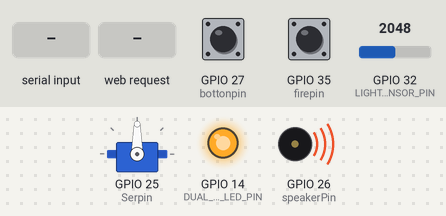
A sketch run on a simulated ESP32. Parts: servo, output pins drawn as LEDs (lit = HIGH), buzzer (waves = sounding, pin HIGH). The inputs (shaded band) are chosen by the test bench; at power-on: GPIO 32 (LIGHT_SENSOR_PIN) = 2048, GPIO 27 (bottonpin) HIGH, GPIO 35 (firepin) HIGH. WiFi joins after 1.5 s; servers stay silent unless stated; no MQTT or app messages arrive unless stated; what the sketch prints to the serial monitor is not drawn.

Above: at 4.2 s.
4.3 s: "00\n" received over the second serial link
At 6.5 s:
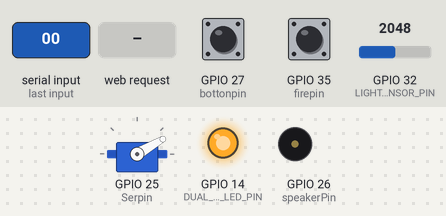
8.7 s: GPIO 32 (LIGHT_SENSOR_PIN) set to 1939
At 10.6 s:
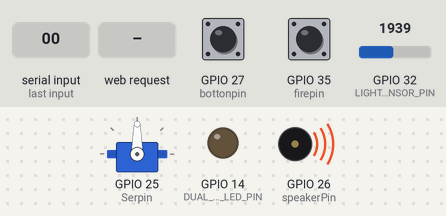
11.7 s: GPIO 27 (bottonpin) pulled LOW for 2.65 s
At 12.6 s:
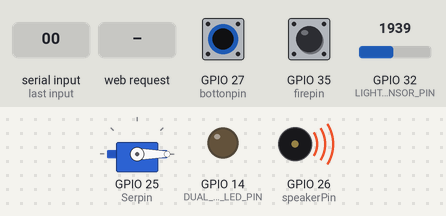
15.8 s: GPIO 35 (firepin) pulled LOW for 2.65 s
At 18.0 s:
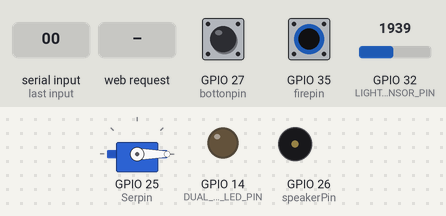
20.1 s: HTTP request GET /servo?action=close received
At 22.3 s:
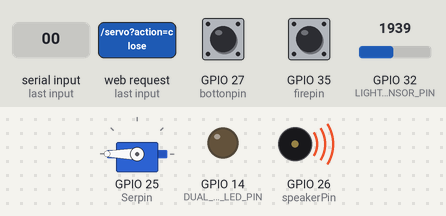
23.1 s: "01\n" received over the second serial link
At 26.4 s:
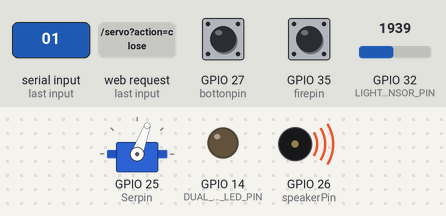
Timing chart, 0 to 28.1 s (numbered marks = the images above; inputs shaded):
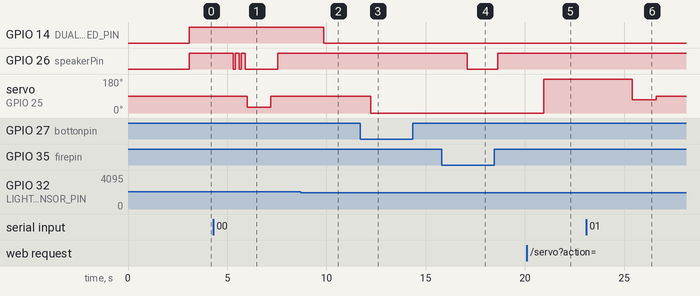

The sketch:

smart_trashbin2.ino
```cpp
#include <Wire.h>
#include <WiFi.h>
#include <ArduinoJson.h>
#include <PubSubClient.h>
#include <ESP32Servo.h>
#include <WebServer.h>   // 添加WebServer库

#define Serpin 25//舵机
#define bottonpin 27//按键
Servo myServo;
int firepin = 35;
int speakerPin = 26;
int val;
int val_botton;
int prev_botton_state = HIGH; // 记录上一次按键状态
int servo_position = 0; // 舵机位置状态：0-初始90度, 1-0度, 2-180度
bool button_pressed = false; // 按键按下标志

/*MQTT连接配置*/
/*-----------------------------------------------------*/
// 定义WiFi连接信息
const char* ssid = "skrp";
const char* password = "skrptskrpt";
const char* mqttServer = "6e69a63a03.st1.iotda-device.cn-north-4.myhuaweicloud.com";
const int  mqttPort = 1883;
//以下3个参数可以由HMACSHA256算法生成，为硬件通过MQTT协议接入华为云IoT平台的鉴权依据
const char* clientId = "67fdc5932902516e867178b0_0000_0_0_2025051107";
const char* mqttUser = "67fdc5932902516e867178b0_0000";
const char* mqttPassword = "1e627ebb0eabf0ff64750536ff59309c81dd56c803f834b8d80791e109cc1b40";
WiFiClient espClient; //ESP32WiFi模型定义
PubSubClient client(espClient);

const char* topic_properties_report = "$oc/devices/67fdc5932902516e867178b0_0000/sys/properties/report";

//接收到命令后上发的响应topic
char* topic_Commands_Response = "$oc/devices/67fdc5932902516e867178b0_0000/sys/properties/report";

#define Iot_link_Body_Format "{\"services\":[{\"service_id\":\"Dev_data\",\"properties\":{%s"

// 定义引脚
const int LIGHT_SENSOR_PIN = 32;  // 光敏电阻
const int DUAL_COLOR_LED_PIN = 14;  // 双色灯

// 定义光线阈值
const int LIGHT_THRESHOLD = 2000;  // 阈值需要根据实际环境调整

// WebServer相关变量
WebServer server(80);  // 创建WebServer对象，端口80
String lightValueStr = "0";  // 存储光线值的字符串
String fireStatusStr = "无火焰";  // 存储火焰状态的字符串
String binStatusStr = "已关闭";   // 存储垃圾桶状态的字符串

// 添加IP地址变量
String ipAddress = "";
unsigned long lastIPDisplayTime = 0;
const unsigned long IP_DISPLAY_INTERVAL = 30000; // 每30秒显示一次IP地址

// 树莓派通信相关变量
#define RX_PIN 16     // 用于接收树莓派数据的接收引脚
#define TX_PIN 17     // 用于向树莓派发送数据的发送引脚
#define RPI_SERIAL Serial2  // 使用ESP32的第二个硬件串口

// 垃圾类型定义
#define WASTE_TYPE_HARMFUL   0  // 有害垃圾 (00,h)
#define WASTE_TYPE_KITCHEN   1  // 厨余垃圾 (01,k)
#define WASTE_TYPE_OTHER     2  // 其它垃圾 (10,o)
#define WASTE_TYPE_RECYCLING 3  // 可回收垃圾 (11,r)

// 定义不同垃圾类型对应的舵机角度
#define SERVO_ANGLE_HARMFUL    30  // 有害垃圾对应的舵机角度
#define SERVO_ANGLE_KITCHEN    70  // 厨余垃圾对应的舵机角度
#define SERVO_ANGLE_OTHER      110 // 其它垃圾对应的舵机角度
#define SERVO_ANGLE_RECYCLING  150 // 可回收垃圾对应的舵机角度
#define SERVO_ANGLE_DEFAULT    90  // 默认位置

// 垃圾类型状态变量
int currentWasteType = -1;  // -1表示未检测到垃圾类型
String wasteTypeStr = "未识别";  // 存储垃圾类型的字符串

// 其他变量
unsigned long lastTrashDataTime = 0;
const unsigned long TRASH_DATA_INTERVAL = 2000; // 数据上报间隔(毫秒)

void MQTT_Init()
{
//WiFi网络连接部分
  WiFi.begin(ssid, password); //开启ESP32的WiFi
  while (WiFi.status() != WL_CONNECTED) { //ESP尝试连接到WiFi网络
    delay(3000);
    Serial.println("Connecting to WiFi...");
  }
  Serial.println("Connected to the WiFi network");


//MQTT服务器连接部分
  client.setServer(mqttServer, mqttPort); //设置连接到MQTT服务器的参数
  client.setKeepAlive (60); //设置心跳时间
  while (!client.connected()) { //尝试与MQTT服务器建立连接
    Serial.println("Connecting to MQTT...");
    if (client.connect(clientId, mqttUser, mqttPassword )) {
      Serial.println("connected");
    } else {
      Serial.print("failed with state ");
      Serial.print(client.state());
      delay(6000);
    }
  }
//接受平台下发内容的初始化
  //client.setCallback(callback); //可以接受任何平台下发的内容
}

// HTML页面
const char index_html[] PROGMEM = R"rawliteral(
<!DOCTYPE HTML>
<html>
<head>
  <meta charset="UTF-8">
  <meta name="viewport" content="width=device-width, initial-scale=1">
  <title>智能垃圾桶控制系统</title>
  <style>
    body { font-family: Arial; text-align: center; margin:0px auto; padding-top: 30px; }
    .container { display: flex; flex-direction: column; margin: 0 auto; width: 80%; max-width: 500px; }
    .card { background-color: white; box-shadow: 0px 0px 10px 1px rgba(0,0,0,0.1); border-radius: 5px; padding: 20px; margin: 15px 0; }
    .button { background-color: #4CAF50; border: none; color: white; padding: 15px 32px; text-align: center; font-size: 16px; margin: 10px; cursor: pointer; border-radius: 5px; }
    .danger { background-color: #f44336; }
    .normal { background-color: #2196F3; }
    .data { font-size: 24px; font-weight: bold; margin: 10px 0; }
    .status { padding: 10px; border-radius: 5px; margin: 10px 0; }
  </style>
</head>
<body>
  <div class="container">
    <h1>智能垃圾桶远程监控系统</h1>

    <div class="card">
      <h2>传感器数据</h2>
      <p>光线值: <span class="data" id="lightValue">%LIGHT%</span></p>
      <p>火焰状态: <span class="data" id="fireStatus">%FIRE%</span></p>
      <p>垃圾桶状态: <span class="data" id="binStatus">%BIN%</span></p>
      <p>垃圾类型: <span class="data" id="wasteType">%WASTE%</span></p>
    </div>

    <div class="card">
      <h2>远程控制</h2>
      <button class="button" onclick="controlServo('open')">打开垃圾桶</button>
      <button class="button" onclick="controlServo('close')">关闭垃圾桶</button>
    </div>
  </div>

  <script>
    setInterval(function() {
      getData();
    }, 5000); // 每5秒更新一次数据

    function getData() {
      var xhr = new XMLHttpRequest();
      xhr.onreadystatechange = function() {
        if (this.readyState == 4 && this.status == 200) {
          var data = JSON.parse(this.responseText);
          document.getElementById("lightValue").innerText = data.light;
          document.getElementById("fireStatus").innerText = data.fire;
          document.getElementById("binStatus").innerText = data.bin;
          document.getElementById("wasteType").innerText = data.waste;
        }
      };
      xhr.open("GET", "/data", true);
      xhr.send();
    }

    function controlServo(action) {
      var xhr = new XMLHttpRequest();
      xhr.open("GET", "/servo?action=" + action, true);
      xhr.send();
    }
  </script>
</body>
</html>
)rawliteral";

// 处理根路径请求
void handleRoot() {
  String html = String(index_html);
  html.replace("%LIGHT%", lightValueStr);
  html.replace("%FIRE%", fireStatusStr);
  html.replace("%BIN%", binStatusStr);
  html.replace("%WASTE%", wasteTypeStr);
  server.send(200, "text/html", html);
}

// 处理数据请求
void handleData() {
  String json = "{";
  json += "\"light\":\"" + lightValueStr + "\",";
  json += "\"fire\":\"" + fireStatusStr + "\",";
  json += "\"bin\":\"" + binStatusStr + "\",";
  json += "\"waste\":\"" + wasteTypeStr + "\"";
  json += "}";
  server.send(200, "application/json", json);
}

// 处理舵机控制请求
void handleServo() {
  String action = server.arg("action");

  if (action == "open") {
    // 正转打开垃圾桶
    Serial.println("网页控制：舵机正转");
    myServo.write(0);  // 正转
    delay(125);
    // myServo.write(90); // 停止
    binStatusStr = "已打开";
    server.send(200, "text/plain", "垃圾桶已打开");
  }
  else if (action == "close") {
    // 反转关闭垃圾桶
    Serial.println("网页控制：舵机反转");
    myServo.write(180); // 反转
    delay(125);
    // myServo.write(90);  // 停止
    binStatusStr = "已关闭";
    server.send(200, "text/plain", "垃圾桶已关闭");
  }
  else {
    server.send(400, "text/plain", "无效命令");
  }
}

// 新增函数：将垃圾类型数据上报到华为云
void reportWasteTypeToCloud(int wasteType, String wasteTypeStr) {
  // 此函数是华为云IoT平台接口
  StaticJsonBuffer<300> JSONbuffer;
  JsonObject& root = JSONbuffer.createObject();
  JsonArray& services = root.createNestedArray("services");
  JsonObject& service_1 = services.createNestedObject();
  JsonObject& properties_1_1 = service_1.createNestedObject("properties");

  service_1["service_id"] = "A311";
  properties_1_1["light"] = analogRead(LIGHT_SENSOR_PIN);
  properties_1_1["wasteType"] = wasteType;
  properties_1_1["wasteTypeStr"] = wasteTypeStr;

  char JSONmessageBuffer[200];
  root.printTo(JSONmessageBuffer, sizeof(JSONmessageBuffer));

  Serial.println("Sending waste type data to MQTT topic..");
  Serial.println(JSONmessageBuffer);

  if (client.publish(topic_properties_report, JSONmessageBuffer) == true) {
    Serial.println("Success sending waste type message");
  } else {
    Serial.println("Error sending waste type message");
  }

  client.loop();
}

// 新增函数：获取垃圾类型的字符串描述
String getWasteTypeString(int type) {
  switch(type) {
    case WASTE_TYPE_HARMFUL:
      return "有害垃圾(H)";
    case WASTE_TYPE_KITCHEN:
      return "厨余垃圾(K)";
    case WASTE_TYPE_OTHER:
      return "其它垃圾(O)";
    case WASTE_TYPE_RECYCLING:
      return "可回收垃圾(R)";
    default:
      return "未识别";
  }
}

// 新增函数：根据垃圾类型控制舵机转到对应角度
void rotateServoByWasteType(int wasteType) {
  int targetAngle = SERVO_ANGLE_DEFAULT;

  switch(wasteType) {
    case WASTE_TYPE_HARMFUL:
      targetAngle = SERVO_ANGLE_HARMFUL;
      Serial.println("舵机旋转到有害垃圾位置");
      break;
    case WASTE_TYPE_KITCHEN:
      targetAngle = SERVO_ANGLE_KITCHEN;
      Serial.println("舵机旋转到厨余垃圾位置");
      break;
    case WASTE_TYPE_OTHER:
      targetAngle = SERVO_ANGLE_OTHER;
      Serial.println("舵机旋转到其它垃圾位置");
      break;
    case WASTE_TYPE_RECYCLING:
      targetAngle = SERVO_ANGLE_RECYCLING;
      Serial.println("舵机旋转到可回收垃圾位置");
      break;
    default:
      targetAngle = SERVO_ANGLE_DEFAULT;
      Serial.println("舵机旋转到默认位置");
      break;
  }

  // 控制舵机转到目标角度
  myServo.write(targetAngle);
  delay(200); // 最小等待时间，确保舵机开始移动

  // 更新垃圾桶状态显示
  binStatusStr = "分类中: " + getWasteTypeString(wasteType);

  // 缩短等待时间到1秒
  delay(1000);
  myServo.write(SERVO_ANGLE_DEFAULT);
  Serial.println("舵机回到默认位置");
  binStatusStr = "待机中";
}

void setup() {
  // 初始化串口通信，用于调试
  Serial.begin(115200);

  // 初始化与树莓派通信的串口
  RPI_SERIAL.begin(115200, SERIAL_8N1, RX_PIN, TX_PIN);

  myServo.attach(Serpin);
  myServo.write(90); // 初始位置设为90度

  // 设置引脚模式
  pinMode(LIGHT_SENSOR_PIN, INPUT);  // 光敏电阻为输入模式
  pinMode(DUAL_COLOR_LED_PIN, OUTPUT);  // 双色灯为输出模式

  pinMode(firepin, INPUT_PULLUP);  // 启用内部上拉
  pinMode(speakerPin, OUTPUT);
  pinMode(bottonpin,INPUT);

  MQTT_Init();

  // 设置WebServer路由
  server.on("/", handleRoot);
  server.on("/data", handleData);
  server.on("/servo", handleServo);

  // 启动WebServer
  server.begin();

  // 获取并保存IP地址
  ipAddress = WiFi.localIP().toString();

  // 显著格式输出IP地址
  Serial.println("\n====================================");
  Serial.println("     智能垃圾桶控制系统已启动      ");
  Serial.println("====================================");
  Serial.println("Web服务器已启动，请访问以下地址：");
  Serial.println("http://" + ipAddress);
  Serial.println("树莓派通信已初始化，等待接收垃圾分类数据");
  Serial.println("====================================\n");

  Serial.println("智能垃圾桶环境光线检测系统初始化完成");
}

void TASK_Capacity_Report(int capacity)
{

//以下部分代码调用了ArduinoJson库将属性上报消息打包为JSON格式
//此部分代码可以通过ArduinoJson库的官方网站直接生成
  StaticJsonBuffer<300> JSONbuffer; //定义静态的JSON缓冲区用于存储JSON消息
  JsonObject& root = JSONbuffer.createObject();
  JsonArray& services = root.createNestedArray("services");
  JsonObject& service_1 = services.createNestedObject();
  JsonObject& properties_1_1 = service_1.createNestedObject("properties");

  service_1["service_id"] = "A311";
  properties_1_1["light"] = capacity;

//  root.prettyPrintTo(Serial);//调试用，将JSON打印到串口

//以下将生成好的JSON格式消息格式化输出到字符数组中，便于下面通过PubSubClient库发送到服务器
  char JSONmessageBuffer[100];
  root.printTo(JSONmessageBuffer, sizeof(JSONmessageBuffer));

  Serial.println("Sending message to MQTT topic..");
  Serial.println(JSONmessageBuffer);

//以下代码将打包好的JSON数据包通过PubSubClient库发送到服务器
  if (client.publish(topic_properties_report, JSONmessageBuffer) == true) {
    Serial.println("Success sending message");
  } else {
    Serial.println("Error sending message");
  }
//由于本函数是放在loop中不断循环执行，所以添加client.loop()进行保持硬件的活跃度
//避免由于长时间未向服务器发送消息而被服务器踢下线
  client.loop();
  Serial.println("-------------");

}

void loop() {
  // 处理Web服务器客户端请求
  server.handleClient();

  // 定期在串口显示IP地址，方便用户查看
  unsigned long currentMillis = millis();
  if (currentMillis - lastIPDisplayTime >= IP_DISPLAY_INTERVAL) {
    lastIPDisplayTime = currentMillis;
    Serial.println("\n----------------------------------");
    Serial.println("Web控制面板地址: http://" + ipAddress);
    Serial.println("----------------------------------\n");
  }

  // 读取光敏电阻的值
  int lightValue = analogRead(LIGHT_SENSOR_PIN);
  lightValueStr = String(lightValue);

  // 打印光线值，用于调试
  Serial.print("当前光线值: ");
  Serial.println(lightValue);

  // 根据光线值判断环境
  if (lightValue < LIGHT_THRESHOLD) {
    // 有光环境
    Serial.println("检测到有光环境");
    digitalWrite(DUAL_COLOR_LED_PIN, LOW);
  } else {
    // 无光环境
    Serial.println("检测到无光环境");
    digitalWrite(DUAL_COLOR_LED_PIN, HIGH);
  }

  TASK_Capacity_Report(lightValue);

  // 读取按键状态
  val_botton = digitalRead(bottonpin);

  // 按键状态变化检测（下降沿检测 - 从未按下到按下）
  if(val_botton == LOW && prev_botton_state == HIGH) {
    button_pressed = true;
    delay(50); // 简单的消抖延时
  }

  // 更新上一次按键状态
  prev_botton_state = val_botton;

  // 如果按键被按下，改变舵机位置
  if(button_pressed) {
    button_pressed = false; // 重置按键标志

    // 根据当前状态决定下一个位置
    servo_position = (servo_position + 1) % 3;

    switch(servo_position) {
      case 0: // 回到中间位置90度
        Serial.println("舵机转到90度");
        myServo.write(90);
        delay(200);
        break;
      case 1: // 转到0度
        Serial.println("舵机转到0度");
        myServo.write(0);
        delay(200);
        break;
      case 2: // 转到180度
        Serial.println("舵机转到180度");
        myServo.write(180);
        delay(200);
        break;
    }
  }

  val = digitalRead(firepin);
  if (val == HIGH) {  // 检测到火焰
    Serial.println("检测到火焰！");
    digitalWrite(speakerPin, HIGH);  delay(2000);// 触发蜂鸣器
    fireStatusStr = "检测到火焰！";
  } else {
    Serial.println("无火焰");
    digitalWrite(speakerPin, LOW);
    fireStatusStr = "无火焰";
  }

  // 读取来自树莓派的数据
  if (RPI_SERIAL.available() > 0) {
    String data = RPI_SERIAL.readStringUntil('\n');
    data.trim(); // 移除空白字符

    Serial.print("收到树莓派数据：");
    Serial.println(data);

    // 解析垃圾类型数据
    if (data.length() == 2) {
      // 假设树莓派发送的是两位代码
      if (data == "00" || data == "h" || data == "H") {
        currentWasteType = WASTE_TYPE_HARMFUL;
        // 有害垃圾警报 - 蜂鸣器发出警报声
        Serial.println("警告：检测到有害垃圾！");
        for (int i = 0; i < 3; i++) {  // 发出三声短促警报
          digitalWrite(speakerPin, HIGH);
          delay(200);
          digitalWrite(speakerPin, LOW);
          delay(100);
        }
      } else if (data == "01" || data == "k" || data == "K") {
        currentWasteType = WASTE_TYPE_KITCHEN;
      } else if (data == "10" || data == "o" || data == "O") {
        currentWasteType = WASTE_TYPE_OTHER;
      } else if (data == "11" || data == "r" || data == "R") {
        currentWasteType = WASTE_TYPE_RECYCLING;
      } else {
        currentWasteType = -1; // 未识别的垃圾类型
      }

      // 更新垃圾类型字符串
      wasteTypeStr = getWasteTypeString(currentWasteType);
      Serial.print("当前垃圾类型: ");
      Serial.println(wasteTypeStr);

      // 根据垃圾类型控制舵机旋转
      if(currentWasteType != -1) {
        rotateServoByWasteType(currentWasteType);
      }

      // 上报数据到华为云
      reportWasteTypeToCloud(currentWasteType, wasteTypeStr);
    }
  }

  // 定期更新和上报垃圾类型数据
  currentMillis = millis();
  if (currentMillis - lastTrashDataTime >= TRASH_DATA_INTERVAL && currentWasteType != -1) {
    lastTrashDataTime = currentMillis;
    reportWasteTypeToCloud(currentWasteType, wasteTypeStr);
  }

  // 延时一段时间再进行下一次检测
  delay(300);
}
```

Measured:
- the behaviour switches between 2000 and 1999 on GPIO 32 (LIGHT_SENSOR_PIN) (found by bisection; images 1 and 2)
- after the input at 4.3 s, GPIO 26 (speakerPin): goes LOW 0.10 s, HIGH 0.20 s, LOW 0.10 s, HIGH 0.20 s, LOW 1.6 s, then HIGH, starting after 1.0 s; servo on GPIO 25 (Serpin): 90° → 30° after 1.7 s, → 90° 1.2 s later
- after the input at 8.7 s, GPIO 14 (DUAL_COLOR_LED_PIN): HIGH → LOW after 1.2 s
- after the input at 11.7 s, servo on GPIO 25 (Serpin): 90° → 0° after 0.54 s
- after the input at 15.8 s, GPIO 26 (speakerPin): HIGH → LOW after 1.3 s, → HIGH 1.6 s later
- after the input at 20.1 s, servo on GPIO 25 (Serpin): 0° → 180° after 0.85 s
- after the input at 23.1 s, servo on GPIO 25 (Serpin): 180° → 70° after 2.3 s, → 90° 1.2 s later
